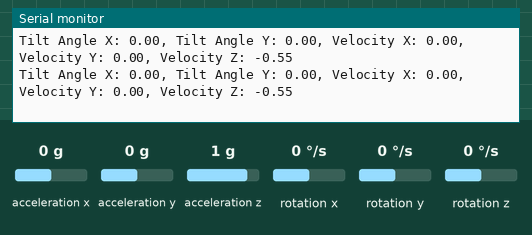
Recording of a sketch running on a simulated Arduino Uno, built with avr-gcc and run on an emulated ATmega328P. Shown: the last lines printed to the serial monitor. The test bench sets the inputs (shaded band); at power-on: acceleration x 0 g, acceleration y 0 g, acceleration z 1 g, rotation y 0 °/s, rotation x 0 °/s, rotation z 0 °/s. Storage starts empty.

Above: at 3.2 s.
3.3 s: acceleration x set to 0.8 g
At 3.8 s:
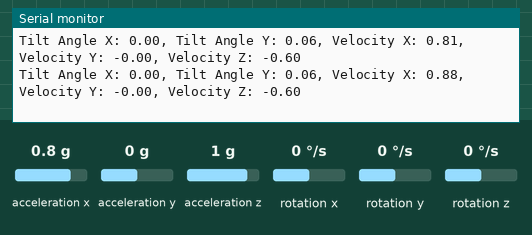
6.3 s: acceleration y set to 0.8 g
At 6.8 s:
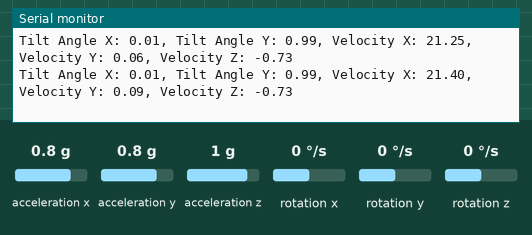
9.3 s: acceleration z set to 0 g
At 10.3 s:
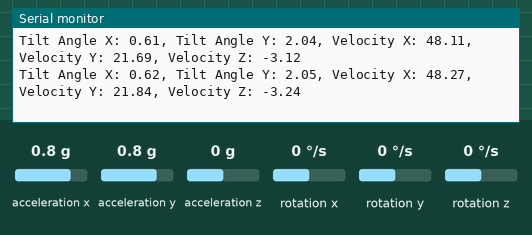
12.3 s: rotation y set to -100 °/s
At 12.8 s:
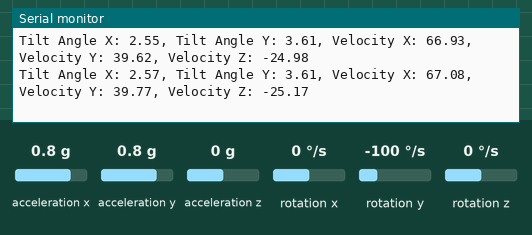
15.3 s: rotation x set to -100 °/s
At 16.4 s:
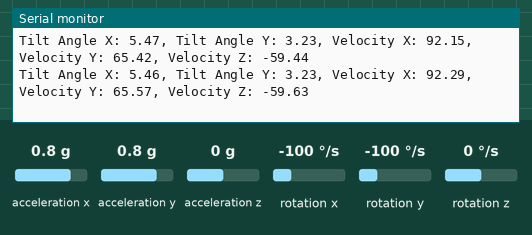
18.3 s: acceleration x set to -1.4 g
At 19.1 s:
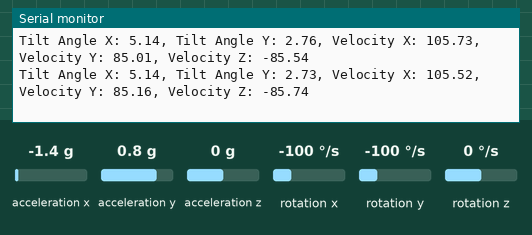
Timing chart, 0 to 21.3 s (numbered marks = the images above; inputs shaded):
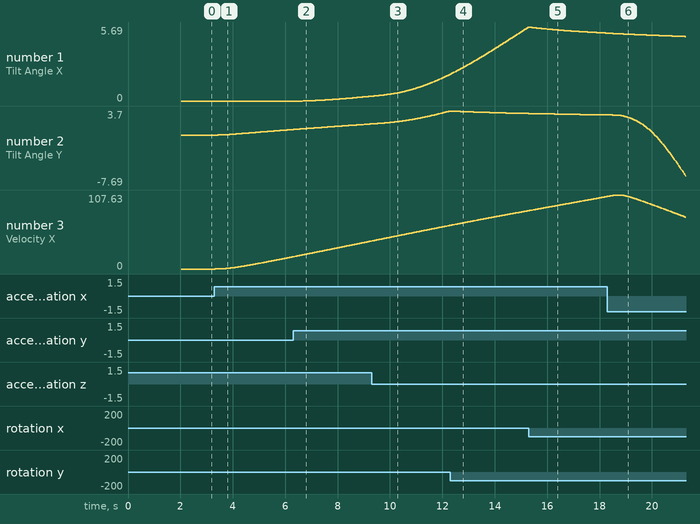

The sketch:

test.ino
```cpp
#include <Wire.h>
#include <MPU6050.h>
#include <SimpleKalmanFilter.h>
#include <SPI.h>
#include <SD.h>

const int chipSelect = 10;
MPU6050 mpu;

// Kalman filters for accelerometer and gyroscope data
SimpleKalmanFilter kalmanAccX(1, 1, 0.01);
SimpleKalmanFilter kalmanAccY(1, 1, 0.01);
SimpleKalmanFilter kalmanAccZ(1, 1, 0.01);

SimpleKalmanFilter kalmanAngleX(1, 1, 0.01);
SimpleKalmanFilter kalmanAngleY(1, 1, 0.01);

int16_t ax, ay, az;
int16_t gx, gy, gz;
float accX, accY, accZ;
float accXC = 0, accYC = 0, accZC = 0;  // Offset values for calibration
float filteredAccX, filteredAccY, filteredAccZ;
float tiltAngleX = 0, tiltAngleY = 0;    // Tilt angles in degrees
float velocityX = 0, velocityY = 0, velocityZ = 0;
float prevTime = 0;
float dt;

void setup() {
  Serial.begin(115200);
  Wire.begin();
  mpu.initialize();

  if (!mpu.testConnection()) {
    Serial.println("MPU6050 connection failed");
    while (1);
  }
  Serial.println("MPU6050 connected successfully");

  if (!SD.begin(chipSelect)) {
    Serial.println("Card failed, or not present");
    while (1);
  }
  Serial.println("card initialized.");

  File dataFile = SD.open("datalog.txt", FILE_WRITE);
  dataFile.println("time,vel");
  dataFile.close();

  delay(2000);
  prevTime = millis();
}

void loop() {
  // Read raw acceleration and gyroscope data
  mpu.getMotion6(&ax, &ay, &az, &gx, &gy, &gz);

  // Convert raw accelerometer values to g's (m/s^2)
  accX = (ax / 16384.0 - accXC) * 9.8;
  accY = (ay / 16384.0 - accYC) * 9.8;
  accZ = (az / 16384.0 - accZC) * 9.8;

  // Kalman filtering of acceleration data
  filteredAccX = kalmanAccX.updateEstimate(accX);
  filteredAccY = kalmanAccY.updateEstimate(accY);
  filteredAccZ = kalmanAccZ.updateEstimate(accZ);

  // Get current time and calculate dt
  unsigned long currentTime = millis();
  dt = (currentTime - prevTime) / 1000.0;
  prevTime = currentTime;

  // Calculate angular velocity in degrees/s (Gyroscope values are in raw form)
  float gyroXrate = gx / 131.0;  // 131 LSB/°/s for MPU6050
  float gyroYrate = gy / 131.0;

  // Integrate gyroscope rates to get tilt angles
  tiltAngleX += gyroXrate * dt;
  tiltAngleY += gyroYrate * dt;

  // Use accelerometer data to calculate tilt angle from the horizontal (roll and pitch)
  float accelAngleX = atan2(filteredAccY, filteredAccZ) * 180 / PI;
  float accelAngleY = atan2(filteredAccX, filteredAccZ) * 180 / PI;

  // Apply Kalman filtering to the calculated angles
  tiltAngleX = kalmanAngleX.updateEstimate(tiltAngleX * 0.98 + accelAngleX * 0.02);
  tiltAngleY = kalmanAngleY.updateEstimate(tiltAngleY * 0.98 + accelAngleY * 0.02);

  // Correct the acceleration readings based on the tilt angles to remove gravity
  float correctedAccX = filteredAccX - sin(tiltAngleX * PI / 180) * 9.8;
  float correctedAccY = filteredAccY - sin(tiltAngleY * PI / 180) * 9.8;
  float correctedAccZ = filteredAccZ - cos(tiltAngleX * PI / 180) * cos(tiltAngleY * PI / 180) * 9.8;

  // Calculate velocity by integrating corrected acceleration
  velocityX += correctedAccX * dt;
  velocityY += correctedAccY * dt;
  velocityZ += correctedAccZ * dt;

  // Print out results
  Serial.print("Tilt Angle X: ");
  Serial.print(tiltAngleX);
  Serial.print(", Tilt Angle Y: ");
  Serial.print(tiltAngleY);
  Serial.print(", Velocity X: ");
  Serial.print(velocityX);
  Serial.print(", Velocity Y: ");
  Serial.print(velocityY);
  Serial.print(", Velocity Z: ");
  Serial.println(velocityZ);

  // Write data to SD card
  File dataFile = SD.open("datalog.txt", FILE_WRITE);
  String dataString = String(millis()) + "," + String(velocityX) + "," + String(velocityY) + "," + String(velocityZ);
  if (dataFile) {
    dataFile.println(dataString);
    dataFile.close();
  } else {
    Serial.println("error opening datalog.txt");
  }
}
```

Measured:
- after the input at 3.3 s, the serial monitor: prints a new line at once (image 1)
- plotted number 2: 0 → 0.85 after the input at 3.3 s
- plotted number 3: 0 → 17.72 after the input at 3.3 s
